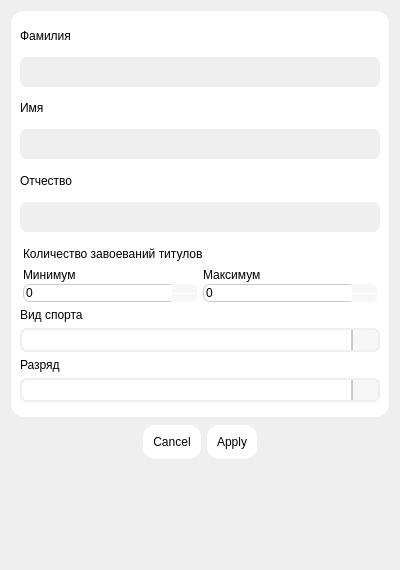
<?xml version="1.0" encoding="UTF-8"?>
<ui version="4.0">
 <class>delete_dialog</class>
 <widget class="QDialog" name="delete_dialog">
  <property name="geometry">
   <rect>
    <x>0</x>
    <y>0</y>
    <width>400</width>
    <height>570</height>
   </rect>
  </property>
  <property name="minimumSize">
   <size>
    <width>400</width>
    <height>570</height>
   </size>
  </property>
  <property name="windowTitle">
   <string>Dialog</string>
  </property>
  <property name="styleSheet">
   <string notr="true"> QDialog {
	background-color: palette(window);
}
QLabel {
	margin-left: 0.1em;
}
QFrame {
	border:none;
	color: palette(text);
}
QFrame#fields {
	background-color: palette(base);
	border-radius: 15%;
	border: 2px solid palette(button);
}
QPushButton {
	padding:10px;
	background-color: palette(base) ;
	border-radius: 12%;
	color: palette(button-text);
}
QLineEdit {
	border-radius: 7%;
	padding: 0 0.4em;
	background-color: palette(button);
}
QLineEdit:focus {
	border: 2px solid #76f725; 
}
QSpinBox {
	border-radius: 7%;
	padding: 0.2em;
}
QPushButton:hover {
	background-color: palette(highlight);
}
QPushButton:pressed {
	background-color: #76f725;
	color: palette(shadow);
}
QComboBox {
    border: 2px solid palette(button); 
    border-radius: 7%;
    padding: 2px 5px;
}
QComboBox::drop-down {
    background-color: palette(alternate-base); 
    
    border-left: 2px solid palette(midlight);
    border-top-right-radius: 5%;
    border-bottom-right-radius: 5%;
    
    width: 25px; 
}
QComboBox::down-arrow {
    image: url(&quot;/Users/dmitryburbas/Documents/Education/github_education_repo/my-education/athletes_list_manager_app/data/images/combo-icon.png&quot;);
    width: 16px;
    height: 16px;
}
QComboBox::drop-down:on {
    background-color:#76f725;
}
QComboBox:focus {
    border: 2px solid #76f725; 
}
QComboBox::drop-down:disabled {
    background-color:palette(button);
}
QComboBox:disabled {
	background-color:palette(button);
}


QComboBox::drop-down:hover {
    background-color:#76f725;
}
QSpinBox {
    padding-right: 15px;
	padding-left: 0.3em;
    border: 1px solid palette(midlight);
    border-radius: 7%;
    background-color: palette(base);
    color: palette(text);
}

QSpinBox::up-button {
    subcontrol-origin: border;
    subcontrol-position: top right; 
    width: 25px; 
    
    background-color: palette(alternate-base);
    border-left: 1px solid  palette(base);
    border-top-right-radius: 5%;
}

QSpinBox::down-button {
    subcontrol-origin: border;
    subcontrol-position: bottom right;
    width: 25px;
    
    background-color: palette(alternate-base);
	border-top: 1px solid  palette(base);
    border-left: 1px solid palette(base);
    border-bottom-right-radius: 5%;
}

QSpinBox::up-arrow {
    image: url(&quot;/Users/dmitryburbas/Documents/Education/github_education_repo/my-education/athletes_list_manager_app/data/images/up-arrow.png&quot;);
    width: 14px;
    height: 14px;
}

QSpinBox::down-arrow {
    image: url(&quot;/Users/dmitryburbas/Documents/Education/github_education_repo/my-education/athletes_list_manager_app/data/images/down-arrow.png&quot;);
    width: 14px;
    height: 14px;
}
QSpinBox::up-button:hover,QSpinBox::down-button:hover {
    background-color: #76f725;
}
QSpinBox::up-button:pressed,QSpinBox::down-button:pressed {
    background-color: #48b007;
}</string>
  </property>
  <layout class="QHBoxLayout" name="horizontalLayout">
   <property name="leftMargin">
    <number>0</number>
   </property>
   <property name="topMargin">
    <number>0</number>
   </property>
   <property name="rightMargin">
    <number>50</number>
   </property>
   <property name="bottomMargin">
    <number>0</number>
   </property>
   <item>
    <widget class="QFrame" name="sidebar">
     <property name="minimumSize">
      <size>
       <width>400</width>
       <height>570</height>
      </size>
     </property>
     <property name="frameShape">
      <enum>QFrame::Shape::StyledPanel</enum>
     </property>
     <property name="frameShadow">
      <enum>QFrame::Shadow::Raised</enum>
     </property>
     <layout class="QVBoxLayout" name="verticalLayout_11">
      <item>
       <widget class="QFrame" name="fields">
        <property name="minimumSize">
         <size>
          <width>0</width>
          <height>300</height>
         </size>
        </property>
        <property name="frameShape">
         <enum>QFrame::Shape::StyledPanel</enum>
        </property>
        <property name="frameShadow">
         <enum>QFrame::Shadow::Raised</enum>
        </property>
        <layout class="QVBoxLayout" name="verticalLayout_2">
         <property name="leftMargin">
          <number>0</number>
         </property>
         <property name="topMargin">
          <number>0</number>
         </property>
         <property name="rightMargin">
          <number>0</number>
         </property>
         <property name="bottomMargin">
          <number>15</number>
         </property>
         <item>
          <widget class="QFrame" name="names">
           <property name="sizePolicy">
            <sizepolicy hsizetype="Preferred" vsizetype="Preferred">
             <horstretch>0</horstretch>
             <verstretch>0</verstretch>
            </sizepolicy>
           </property>
           <property name="minimumSize">
            <size>
             <width>0</width>
             <height>230</height>
            </size>
           </property>
           <property name="frameShape">
            <enum>QFrame::Shape::StyledPanel</enum>
           </property>
           <property name="frameShadow">
            <enum>QFrame::Shadow::Raised</enum>
           </property>
           <layout class="QVBoxLayout" name="verticalLayout_3">
            <item>
             <widget class="QFrame" name="last_name">
              <property name="frameShape">
               <enum>QFrame::Shape::StyledPanel</enum>
              </property>
              <property name="frameShadow">
               <enum>QFrame::Shadow::Raised</enum>
              </property>
              <layout class="QVBoxLayout" name="verticalLayout_8">
               <property name="leftMargin">
                <number>0</number>
               </property>
               <property name="topMargin">
                <number>0</number>
               </property>
               <property name="rightMargin">
                <number>0</number>
               </property>
               <property name="bottomMargin">
                <number>0</number>
               </property>
               <item>
                <widget class="QLabel" name="last_name_label">
                 <property name="text">
                  <string>Фамилия</string>
                 </property>
                </widget>
               </item>
               <item>
                <widget class="QLineEdit" name="last_name_lineEdit">
                 <property name="minimumSize">
                  <size>
                   <width>0</width>
                   <height>30</height>
                  </size>
                 </property>
                </widget>
               </item>
              </layout>
             </widget>
            </item>
            <item>
             <widget class="QFrame" name="first_name">
              <property name="frameShape">
               <enum>QFrame::Shape::StyledPanel</enum>
              </property>
              <property name="frameShadow">
               <enum>QFrame::Shadow::Raised</enum>
              </property>
              <layout class="QVBoxLayout" name="verticalLayout_6">
               <property name="leftMargin">
                <number>0</number>
               </property>
               <property name="topMargin">
                <number>0</number>
               </property>
               <property name="rightMargin">
                <number>0</number>
               </property>
               <property name="bottomMargin">
                <number>0</number>
               </property>
               <item>
                <widget class="QLabel" name="first_name_label">
                 <property name="text">
                  <string>Имя</string>
                 </property>
                </widget>
               </item>
               <item>
                <widget class="QLineEdit" name="first_name_lineEdit">
                 <property name="minimumSize">
                  <size>
                   <width>0</width>
                   <height>30</height>
                  </size>
                 </property>
                </widget>
               </item>
              </layout>
             </widget>
            </item>
            <item>
             <widget class="QFrame" name="patronymic">
              <property name="frameShape">
               <enum>QFrame::Shape::StyledPanel</enum>
              </property>
              <property name="frameShadow">
               <enum>QFrame::Shadow::Raised</enum>
              </property>
              <layout class="QVBoxLayout" name="verticalLayout_7">
               <property name="leftMargin">
                <number>0</number>
               </property>
               <property name="topMargin">
                <number>0</number>
               </property>
               <property name="rightMargin">
                <number>0</number>
               </property>
               <property name="bottomMargin">
                <number>0</number>
               </property>
               <item>
                <widget class="QLabel" name="patronymic_label">
                 <property name="text">
                  <string>Отчество</string>
                 </property>
                </widget>
               </item>
               <item>
                <widget class="QLineEdit" name="patronymic_lineEdit">
                 <property name="minimumSize">
                  <size>
                   <width>0</width>
                   <height>30</height>
                  </size>
                 </property>
                </widget>
               </item>
              </layout>
             </widget>
            </item>
           </layout>
          </widget>
         </item>
         <item>
          <widget class="QFrame" name="title_count">
           <property name="frameShape">
            <enum>QFrame::Shape::StyledPanel</enum>
           </property>
           <property name="frameShadow">
            <enum>QFrame::Shadow::Raised</enum>
           </property>
           <layout class="QGridLayout" name="gridLayout">
            <property name="leftMargin">
             <number>12</number>
            </property>
            <property name="topMargin">
             <number>0</number>
            </property>
            <property name="rightMargin">
             <number>12</number>
            </property>
            <property name="bottomMargin">
             <number>0</number>
            </property>
            <property name="verticalSpacing">
             <number>7</number>
            </property>
            <item row="1" column="1">
             <widget class="QFrame" name="min_title">
              <property name="frameShape">
               <enum>QFrame::Shape::StyledPanel</enum>
              </property>
              <property name="frameShadow">
               <enum>QFrame::Shadow::Raised</enum>
              </property>
              <layout class="QVBoxLayout" name="verticalLayout_4">
               <property name="spacing">
                <number>2</number>
               </property>
               <property name="leftMargin">
                <number>0</number>
               </property>
               <property name="topMargin">
                <number>0</number>
               </property>
               <property name="rightMargin">
                <number>0</number>
               </property>
               <property name="bottomMargin">
                <number>0</number>
               </property>
               <item>
                <widget class="QLabel" name="min_label">
                 <property name="text">
                  <string>Минимум</string>
                 </property>
                </widget>
               </item>
               <item>
                <widget class="QSpinBox" name="min_spinBox"/>
               </item>
              </layout>
             </widget>
            </item>
            <item row="1" column="2">
             <widget class="QFrame" name="max_title">
              <property name="frameShape">
               <enum>QFrame::Shape::StyledPanel</enum>
              </property>
              <property name="frameShadow">
               <enum>QFrame::Shadow::Raised</enum>
              </property>
              <layout class="QVBoxLayout" name="verticalLayout_5">
               <property name="spacing">
                <number>2</number>
               </property>
               <property name="leftMargin">
                <number>0</number>
               </property>
               <property name="topMargin">
                <number>0</number>
               </property>
               <property name="rightMargin">
                <number>0</number>
               </property>
               <property name="bottomMargin">
                <number>0</number>
               </property>
               <item>
                <widget class="QLabel" name="max_label">
                 <property name="text">
                  <string>Максимум</string>
                 </property>
                </widget>
               </item>
               <item>
                <widget class="QSpinBox" name="max_spinBox"/>
               </item>
              </layout>
             </widget>
            </item>
            <item row="0" column="1" colspan="2">
             <widget class="QLabel" name="title_count_label">
              <property name="text">
               <string>Количество завоеваний титулов</string>
              </property>
             </widget>
            </item>
           </layout>
          </widget>
         </item>
         <item>
          <widget class="QFrame" name="sport_type">
           <property name="frameShape">
            <enum>QFrame::Shape::StyledPanel</enum>
           </property>
           <property name="frameShadow">
            <enum>QFrame::Shadow::Raised</enum>
           </property>
           <layout class="QVBoxLayout" name="verticalLayout_9">
            <property name="topMargin">
             <number>0</number>
            </property>
            <property name="bottomMargin">
             <number>0</number>
            </property>
            <item>
             <widget class="QLabel" name="sport_label">
              <property name="text">
               <string>Вид спорта</string>
              </property>
             </widget>
            </item>
            <item>
             <widget class="QComboBox" name="sport_comboBox"/>
            </item>
           </layout>
          </widget>
         </item>
         <item>
          <widget class="QFrame" name="athlete_category">
           <property name="frameShape">
            <enum>QFrame::Shape::StyledPanel</enum>
           </property>
           <property name="frameShadow">
            <enum>QFrame::Shadow::Raised</enum>
           </property>
           <layout class="QVBoxLayout" name="verticalLayout_10">
            <property name="topMargin">
             <number>0</number>
            </property>
            <property name="bottomMargin">
             <number>0</number>
            </property>
            <item>
             <widget class="QLabel" name="category_label">
              <property name="text">
               <string>Разряд</string>
              </property>
             </widget>
            </item>
            <item>
             <widget class="QComboBox" name="category_comboBox"/>
            </item>
           </layout>
          </widget>
         </item>
        </layout>
       </widget>
      </item>
      <item>
       <widget class="QDialogButtonBox" name="buttonBox">
        <property name="minimumSize">
         <size>
          <width>0</width>
          <height>0</height>
         </size>
        </property>
        <property name="font">
         <font>
          <kerning>true</kerning>
         </font>
        </property>
        <property name="orientation">
         <enum>Qt::Orientation::Horizontal</enum>
        </property>
        <property name="standardButtons">
         <set>QDialogButtonBox::StandardButton::Apply|QDialogButtonBox::StandardButton::Cancel</set>
        </property>
        <property name="centerButtons">
         <bool>true</bool>
        </property>
       </widget>
      </item>
      <item>
       <spacer name="verticalSpacer">
        <property name="orientation">
         <enum>Qt::Orientation::Vertical</enum>
        </property>
        <property name="sizeHint" stdset="0">
         <size>
          <width>20</width>
          <height>31</height>
         </size>
        </property>
       </spacer>
      </item>
     </layout>
    </widget>
   </item>
  </layout>
 </widget>
 <resources/>
 <connections>
  <connection>
   <sender>buttonBox</sender>
   <signal>accepted()</signal>
   <receiver>delete_dialog</receiver>
   <slot>accept()</slot>
   <hints>
    <hint type="sourcelabel">
     <x>248</x>
     <y>254</y>
    </hint>
    <hint type="destinationlabel">
     <x>157</x>
     <y>274</y>
    </hint>
   </hints>
  </connection>
  <connection>
   <sender>buttonBox</sender>
   <signal>rejected()</signal>
   <receiver>delete_dialog</receiver>
   <slot>reject()</slot>
   <hints>
    <hint type="sourcelabel">
     <x>316</x>
     <y>260</y>
    </hint>
    <hint type="destinationlabel">
     <x>286</x>
     <y>274</y>
    </hint>
   </hints>
  </connection>
 </connections>
</ui>
